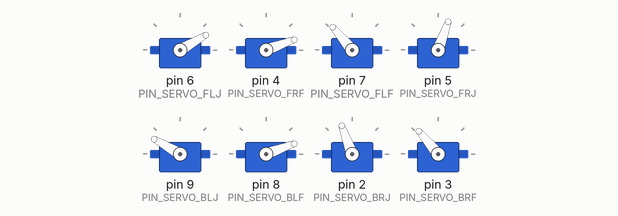
Bench run of a sketch on a simulated Arduino Uno, built with avr-gcc and run on an emulated ATmega328P. Shown: 8 × servo.

Above: at 0.05 s.
At 0.95 s:
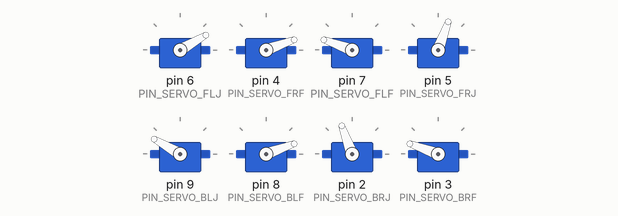
At 1.9 s:
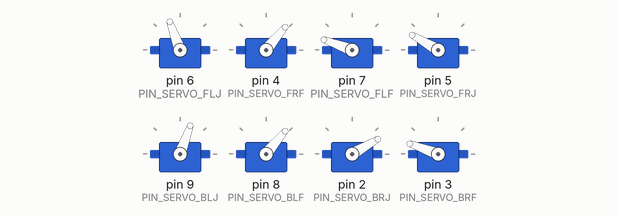
At 3.8 s:
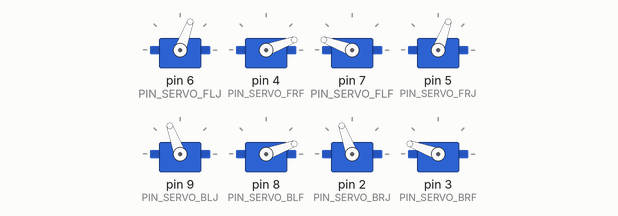
At 5.7 s:
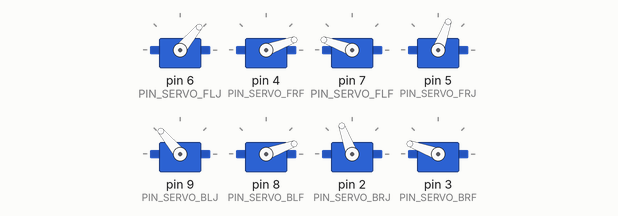
At 7.6 s:
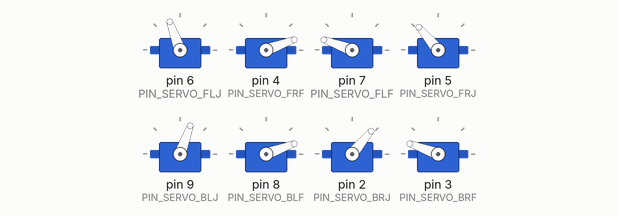
Timing chart, 0 to 9.9 s (numbered marks = the images above):
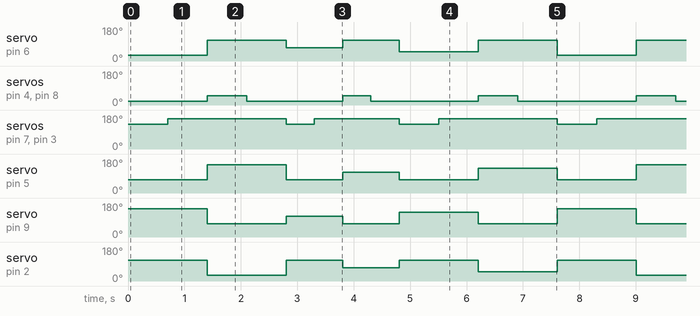

Measured:
- by itself, servo on pin 6 (PIN_SERVO_FLJ): repeats every 7.6 s: 70° 1.0 s, 110° 1.0 s, 50° 1.4 s, 110° 1.4 s, 30° 1.4 s, 110° 1.4 s
- by itself, servo on pin 5 (PIN_SERVO_FRJ): repeats every 7.6 s: 70° 1.0 s, 110° 1.0 s, 70° 1.4 s, 130° 1.4 s, 70° 1.4 s, 150° 1.4 s
- by itself, servo on pin 9 (PIN_SERVO_BLJ): repeats every 7.6 s: 110° 1.0 s, 70° 1.0 s, 130° 1.4 s, 70° 1.4 s, 150° 1.4 s, 70° 1.4 s
- by itself, servo on pin 2 (PIN_SERVO_BRJ): repeats every 7.6 s: 110° 1.0 s, 70° 1.0 s, 110° 1.4 s, 50° 1.4 s, 110° 1.4 s, 30° 1.4 s
- by itself, servo on pin 7 (PIN_SERVO_FLF), servo on pin 3 (PIN_SERVO_BRF): repeats every 7.6 s: 130° 0.50 s, 160° 1.5 s, 2 × (130° 0.70 s, 160° 2.1 s)
- by itself, servo on pin 4 (PIN_SERVO_FRF), servo on pin 8 (PIN_SERVO_BLF): repeats every 7.6 s: 20° 1.7 s, 50° 0.50 s, 20° 1.9 s, 50° 0.70 s, 20° 2.1 s, 50° 0.70 s

The sketch:

fourfeet.ino
```cpp
//所用舵机可转向角度为270，但Servo.h封装默认为180封顶，因此180即为pwm占空比为满的情况，因此实际输入的1°是为270/180=1.5°
//小腿垂直  20
//大腿垂直  30
//摆幅  70
//小抬  30

#include <Servo.h>
#define PIN_SERVO_BRJ 2 //后右肩
#define PIN_SERVO_BRF 3 //后右脚
#define PIN_SERVO_FRF 4 //前右脚
#define PIN_SERVO_FRJ 5 //前右肩
#define PIN_SERVO_FLJ 6 //前左肩
#define PIN_SERVO_FLF 7 //前左脚
#define PIN_SERVO_BLF 8 //后左脚
#define PIN_SERVO_BLJ 9 //后左肩

Servo myservoFLJ;
Servo myservoFRF;
Servo myservoFLF;
Servo myservoFRJ;
Servo myservoBLJ;
Servo myservoBRF;
Servo myservoBLF;
Servo myservoBRJ;

void leap_over(int i)
{
  for (int n = 0; n < i; n++)
  {
    //3.0跨绳
    control_pose(110, 70, 30, 70, 10, 90, 10, 170);//左上右下抬大往前，左下右上往后
    delay(500);
    control_pose(110, 140, 30, 70, 10, 160, 10, 170);//左上右下放
    delay(500);
    control_pose(10, 140, 100, 170, 100, 160, 80, 70);//左上右下后，左下右上抬大往前
    delay(500);
    control_pose(10, 140, 30, 170, 100, 160, 10, 70);//左下右上放
    delay(500);
  }
}

void move_forward(int i)
{
  for (int n = 0; n < i; n++)
  {
    //2.0
    //    control_pose(10, 140, 100, 170, 10, 160, 20, 170);//右上抬大
    //    delay(300);
    //    control_pose(10, 140, 100, 170, 10, 160, 80, 70);//左下抬大往前
    //    delay(300);
    //    control_pose(10, 140, 30, 170, 10, 160, 20, 70);//左下右上放腿
    //    delay(300);
    //    control_pose(10, 140, 30, 170, 10, 90, 20, 70);//左上抬小//大
    //    delay(300);
    //    control_pose(10, 140, 30, 70, 10, 100, 20, 170);//左下右上往后
    //    delay(300);
    //    control_pose(110, 70, 30, 70, 10, 100, 20, 170); //右下抬大往前           ，左上抬大
    //    delay(300);
    //        control_pose(110, 140, 30, 70, 10, 160, 20, 170);//左上右下放腿                ，右上抬大，左下抬小
    //        delay(300);
    //    control_pose(110, 140, 100, 170, 10, 160, 40, 170);//右上抬大，左下抬小
    //    delay(300);
    //    control_pose(10, 140, 60, 170, 100, 160, 40, 170);//左上右下后
    //    delay(300);
    //    control_pose(10, 140, 30, 170, 100, 160, 20, 170);//左下右上放腿
    //    delay(300);
    //    control_pose(10, 140, 30, 170, 10, 90, 20, 170);//左上抬大前
    //    delay(300);
    //    control_pose(10, 140, 30, 170, 10, 160, 20, 170);//左上放
    //    delay(300);

    //4.0直走（垂直），延迟700ms
    control_pose(110, 130, 20, 70, 30, 130, 20, 150);//左上右下抬小往前，左下右上往后
    delay(700);
    control_pose(110, 160, 20, 70, 30, 160, 20, 150);//左上右下放
    delay(700);
    control_pose(30, 160, 50, 150, 110, 160, 50, 70);//左上右下后，左下右上抬大往前
    delay(700);
    control_pose(30, 160, 20, 150, 110, 160, 20, 70);//左下右上放
    delay(700);

    //4.0直走（非垂直）(小摆幅）//摆幅60->40，延迟500ms
    control_pose(110, 130, 20, 70, 70, 130, 20, 110);//左上.5.右下.1.抬小往前，左下.8右上.4往后
    delay(500);
    control_pose(110, 160, 20, 70, 70, 160, 20, 110);//左上右下放
    delay(500);
    control_pose(70, 160, 50, 110, 110, 160, 50, 70);//左上.5.右下.1.后，左下.8.右上.4.抬大往前
    delay(500);
    control_pose(70, 160, 20, 110, 110, 160, 20, 70);//左下右上放
    delay(500);

    //4.0直走（非垂直）(大摆幅）//摆幅120->80，延迟700ms
    control_pose(110, 130, 20, 70, 50, 130, 20, 130);//左上.5.右下.1.抬小往前，左下.8右上.4往后
    delay(700);
    control_pose(110, 160, 20, 70, 50, 160, 20, 130);//左上右下放
    delay(700);
    control_pose(50, 160, 50, 130, 110, 160, 50, 70);//左上.5.右下.1.后，左下.8.右上.4.抬大往前
    delay(700);
    control_pose(50, 160, 20, 130, 110, 160, 20, 70);//左下右上放
    delay(700);

    //1.0普通前进
    //    control_pose(10, 160, 50, 170, 20, 160, 30, 70);//右上左下抬,左下前//
    //    delay(1000);//
    //    control_pose(10, 160, 20, 170, 20, 160, 0, 70);//右上左下放//
    //    delay(300);//
    //    control_pose(10, 130, 20, 170, 20, 130, 0, 70);//右下左上抬腿//
    //    delay(300);
    //    control_pose(110, 130, 20, 70, 20, 130, 0, 170);//右上左下后,右下前//
    //    delay(300);
    //    control_pose(110, 160, 20, 70, 20, 160, 0, 170);//右下左上放//
    //    delay(300);
    //    control_pose(110, 160, 50, 170, 20, 160, 30, 170);//左下右上抬,右上前//
    //    delay(300);
    //    control_pose(10, 160, 50, 170, 110, 160, 30, 170); //右下左上后//
    //    delay(300);
    //    control_pose(10, 160, 20, 170, 110, 160, 10, 170); //右上左下放腿//
    //    delay(300);
    //    control_pose(10, 160, 20, 170, 110, 130, 10, 170);//左上抬
    //    delay(300);
    //    control_pose(10, 160, 20, 170, 10, 160, 10, 170);//左上前,放
    //    delay(300);
  }
}

void turn_rightFortiFIVE(int i)//半面向右转
{
  for (int n = 0;  n <= i  ;  n++)
  {
    control_pose(45, 160, 0, 135, 45, 160, 0, 135);//初始姿态
    delay(300);
    control_pose(45, 160, 50, 90, 45, 160, 30, 90);//左下右上抬腿，右转45°
    delay(1000);
    control_pose(0, 130, 20, 90, 0, 130, 0, 90);//右上左下放,同时右下左上上抬
    delay(1000);
    control_pose(0, 130, 50, 90, 0, 130, 30, 90);//左上右下抬腿，右转45°
    delay(300);
    control_pose(0, 160, 20, 90, 0, 160, 0, 90); //右下左上放
    delay(1000);
    control_pose(0, 160, 50, 135, 0, 160, 30, 135); //右上左下收，但脚不抬起来
    delay(1000);
  }
}

void control_pose(int angle1, int angle2, int angle3, int angle4, int angle5, int angle6, int angle7, int angle8)
{
  myservoBRJ.write(angle1);
  myservoBRF.write(angle2);
  myservoFRF.write(angle3);
  myservoFRJ.write(angle4);
  myservoFLJ.write(angle5);
  myservoFLF.write(angle6);
  myservoBLF.write(angle7);
  myservoBLJ.write(angle8);
}

void setup()
{
  Serial.begin(9600);
  myservoFLJ.attach(PIN_SERVO_FLJ);
  myservoFRF.attach(PIN_SERVO_FRF);
  myservoFLF.attach(PIN_SERVO_FLF);
  myservoFRJ.attach(PIN_SERVO_FRJ);
  myservoBLJ.attach(PIN_SERVO_BLJ);
  myservoBLF.attach(PIN_SERVO_BLF);
  myservoBRJ.attach(PIN_SERVO_BRJ);
  myservoBRF.attach(PIN_SERVO_BRF);
}

void loop()
{
//    control_pose(60, 160, 20, 120, 60, 160, 20, 120);//初始姿态
//    delay(1000);
//    control_pose(60, 180, 0, 120, 60, 180, 0, 120);//蹲
//    delay(1000);
  //  turn_rightFortiFIVE(1);//半面向右转
  //  delay(1000);
  //leap_over(1);
  move_forward(1);
  //delay(1500);
}
```
